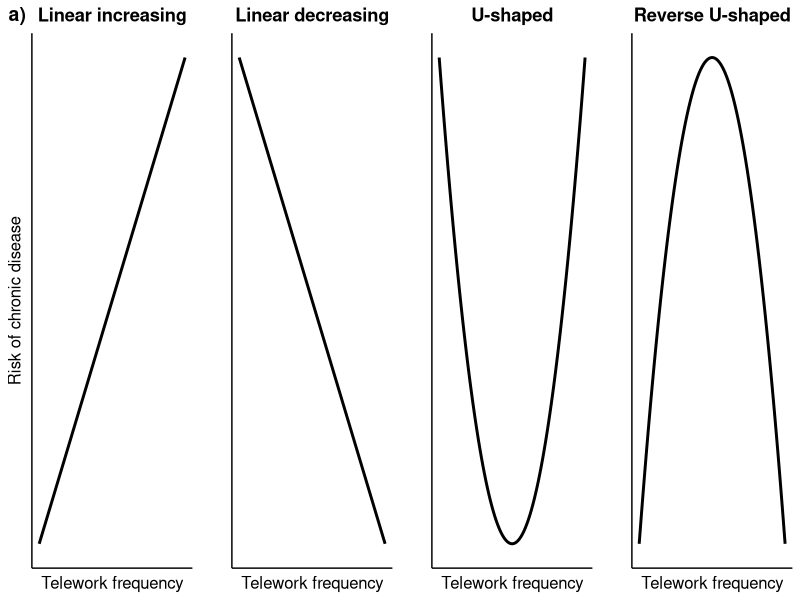
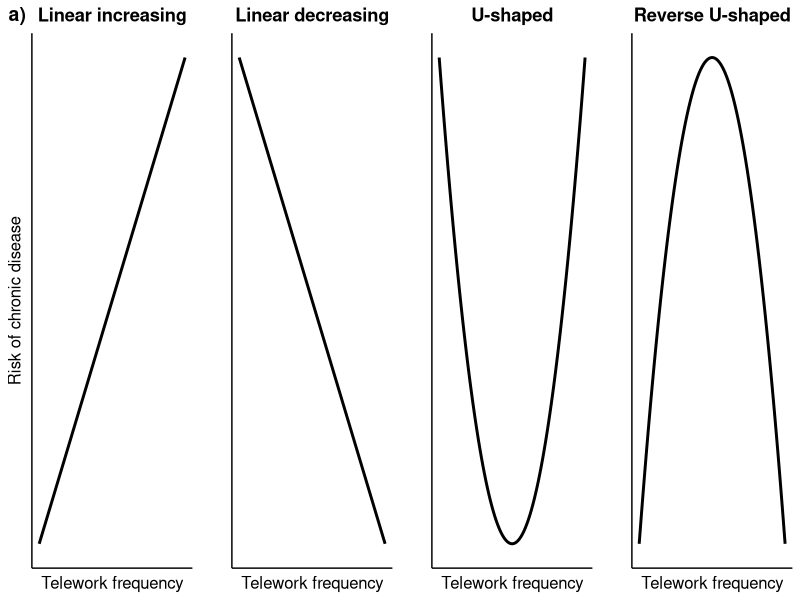

Here is the R script that generated these plots, in order:

# quick plot to show different "shapes" of telework impact on chronic disease risk

library(ggplot2)
library(cowplot)

res = data.frame(alpha = seq(0,1,0.01))

res$lin_inc = res$alpha*2
res$lin_dec = (1-res$alpha)*2
res$U = (res$alpha-0.5)^2*2
res$rev_U = (1-(res$alpha-0.5)^2)*2

custom_theme = theme(axis.title = element_text(size = 12),
                     axis.ticks = element_blank(),
                     axis.text = element_blank(),
                     plot.title = element_text(hjust = 0.5, face = "bold"))

pa = ggplot(res) +
  geom_line(aes(alpha, lin_inc), linewidth = 1) +
  theme_classic() +
  custom_theme +
  labs(x = "Telework frequency", y = "Risk of chronic disease", title = "Linear increasing")

pb = ggplot(res) +
  geom_line(aes(alpha, lin_dec), linewidth = 1) +
  theme_classic() +
  custom_theme +
  labs(x = "Telework frequency", y = "", title = "Linear decreasing")

pc = ggplot(res) +
  geom_line(aes(alpha, U), linewidth = 1) +
  theme_classic() +
  custom_theme +
  labs(x = "Telework frequency", y = "", title = "U-shaped")

pd = ggplot(res) +
  geom_line(aes(alpha, rev_U), linewidth = 1) +
  theme_classic() +
  custom_theme +
  labs(x = "Telework frequency", y = "", title = "Reverse U-shaped")

plot_grid(pa,pb,pc,pd, nrow=1,
          labels = c("a)"))

ggsave(here::here("figures", "figx.png"), height = 3)
